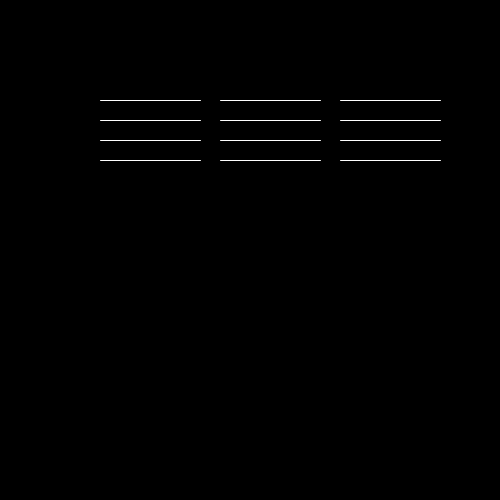
Frame 1 (no input)
Frame 60 (the mouse pressed at the canvas centre just before this capture): identical to frame 1, image omitted
Frame 120 (the mouse held since frame 60 and released just before this capture): identical to frame 1, image omitted

The Processing sketch that drew this single still picture (run headless with seeded random() and noise(); from frame 60 on, the mouse is pressed at the canvas centre):

// Processing sketch: loops1
// ── loops1.pde
void setup()
{
  size(500, 500);
}

void draw()
{
  background(0);
  stroke(255);
  
  line(100, 100, 200, 100);
  line(100, 120, 200, 120);
  line(100, 140, 200, 140);
  line(100, 160, 200, 160);
  
  // Iteration
  // Loops!!!
  
  float y = 100;
  while(y <= 160)
  {
    line(220, y, 320, y);
    y += 20;
  }
  
  for(float yy = 100; yy <= 160 ; yy += 20) //<>//
  {
    line(340, yy, 440, yy);
  }

  
  
}
